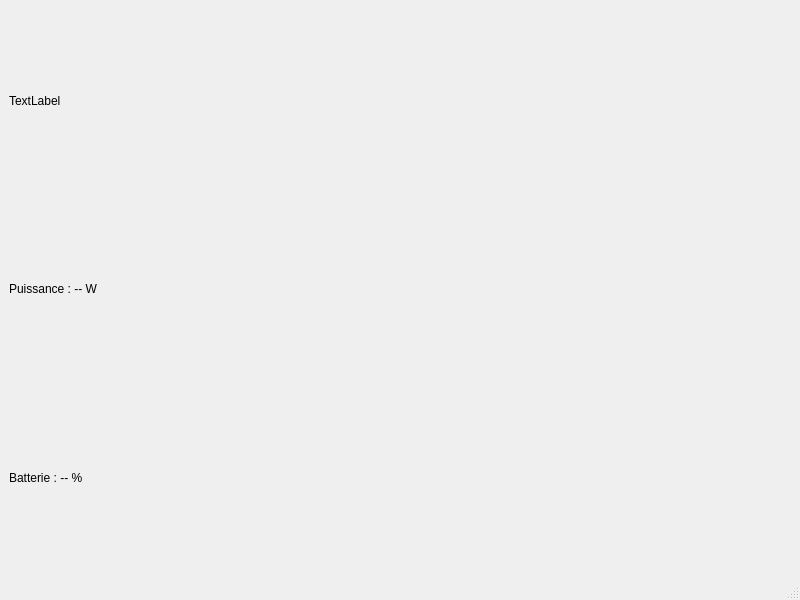
<?xml version="1.0" encoding="UTF-8"?>
<ui version="4.0">
 <class>MainWindow</class>
 <widget class="QMainWindow" name="MainWindow">
  <property name="geometry">
   <rect>
    <x>0</x>
    <y>0</y>
    <width>800</width>
    <height>600</height>
   </rect>
  </property>
  <property name="windowTitle">
   <string>MainWindow</string>
  </property>
  <widget class="QWidget" name="centralwidget">
   <layout class="QGridLayout" name="gridLayout">
    <item row="0" column="0">
     <widget class="QLabel" name="labelData">
      <property name="text">
       <string>TextLabel</string>
      </property>
     </widget>
    </item>
    <item row="1" column="0">
     <widget class="QLabel" name="labelPower">
      <property name="text">
       <string>Puissance : -- W</string>
      </property>
     </widget>
    </item>
    <item row="2" column="0">
     <widget class="QLabel" name="labelBattery">
      <property name="text">
       <string>Batterie : -- %</string>
      </property>
     </widget>
    </item>
   </layout>
  </widget>
  <widget class="QMenuBar" name="menubar">
   <property name="geometry">
    <rect>
     <x>0</x>
     <y>0</y>
     <width>800</width>
     <height>19</height>
    </rect>
   </property>
  </widget>
  <widget class="QStatusBar" name="statusbar"/>
 </widget>
 <resources/>
 <connections/>
</ui>
